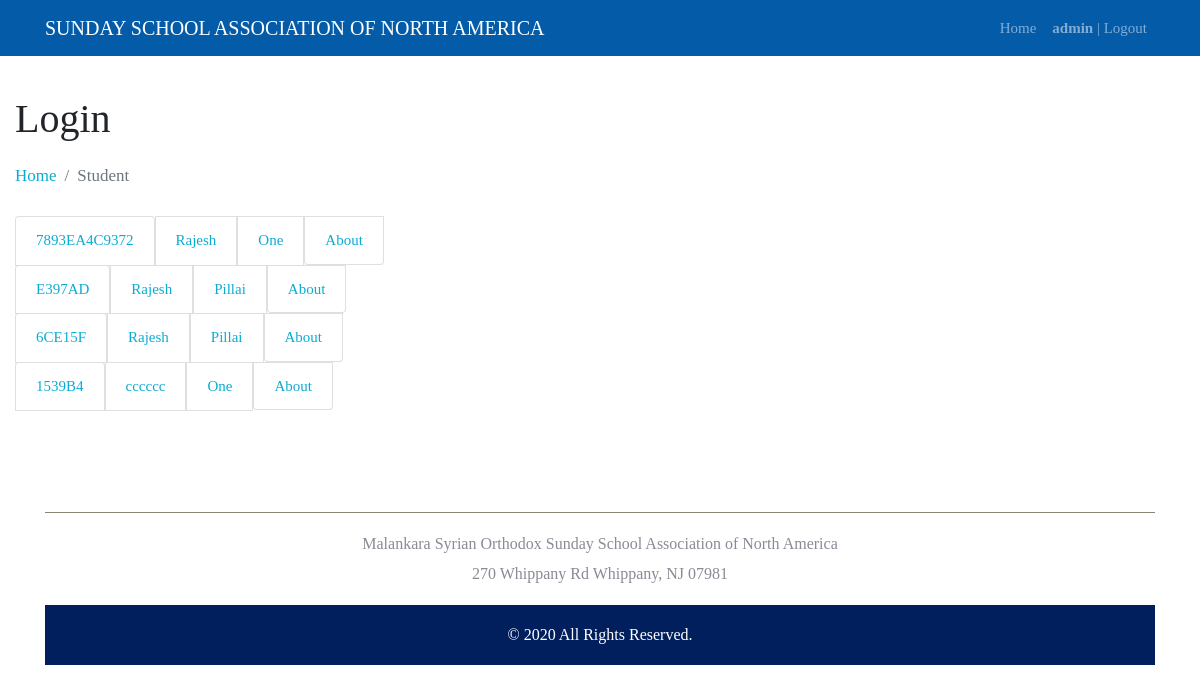
/student (signed in), run on the app's committed database.
### exam/models.py (models this page shows, shortened)
class User(AbstractUser):
    is_student = models.BooleanField(default=False)
    email = models.EmailField(unique=True)

class Student(models.Model):
    user = models.OneToOneField(User, on_delete=models.CASCADE,)
    school = models.ForeignKey(School, on_delete=models.CASCADE, related_name='school')
    gender = models.CharField(max_length=10, default='')
    age = models.IntegerField( default=0)
    address = models.CharField(max_length=255, default='')
    address2 = models.CharField(max_length=255, default='')
    city = models.CharField(max_length=255, default='')
    state = models.CharField(max_length=255, default='')
    zipcode = models.IntegerField( default=0)
    phoneno = models.CharField( default='', max_length=15,)
    score = models.IntegerField(default=0)
    accademicYear = models.IntegerField( default=0)
    is_approved = models.BooleanField(default=False)
    status = models.IntegerField( default=0)

### exam/views/student.py (the view)
# urls.py: path('student', StudentHome.as_view(), name='student'),
@method_decorator([login_required], name='dispatch')
class StudentHome(ListView):
    context_object_name = 'students'
    model = Student
    template_name = 'students/home.html'
    def get_context_data(self, **kwargs):
        context = super().get_context_data(**kwargs)
        context['test'] = 'Test Context passing'
        return context

### templates/students/home.html (shortened to what this page needs)
{% extends 'baseexam.html' %}
{% block content %}
<div style="min-height: 55vh;">
<br>
<div class="row">
  <h1 class="header-title mt-3">Login</h1>
  {% include 'includes/breadcrumb.html' %}
  <div class="col-12">
    {% for student in students %}
      <ul class="d-flex flex-wrap">
        <li class="list-group-item"><a href="#home">{{student.user.username}}</a></li>
        <li class="list-group-item"><a href="#news">{{student.user.first_name}}</a></li>
        <li class="list-group-item" ><a href="#contact">{{student.user.last_name}}</a></li>
        <li class="list-group-item"><a href="#about">About</a></li>
      </ul>
    {% empty %}
      <div class="col-sm-6"><p class="text-warning">No student matched your search.</p></div>
    {% endfor %}
    </div>
</div>
{% endblock %}

### templates/includes/navexam.html (shortened to what this page needs)
{% with url_name=request.resolver_match.url_name %}
<nav class="navbar navbar-expand-lg navbar-dark bg-brown static-top" style="background-color: #045ba8 !important;">
    <div class="container">
        <a class="navbar-brand" href="{% url 'home' %}">SUNDAY SCHOOL ASSOCIATION OF NORTH AMERICA </a>
        <div class="collapse navbar-collapse" id="navbarResponsive">
            <ul class="navbar-nav ml-auto">
               {% if user.is_staff %}
                <li class="nav-item {% if url_name == 'teacher' %} active {% endif %}">
                    <a class="nav-link" href="{% url 'teacher' %}">Home
                    </a>
                </li>
                {% endif %}
                {% if user.is_authenticated %}
                <li class="nav-item">
                     <a class="nav-link {% if url_name == 'studentlogout' %} active {% endif %}"
                        href="{% url 'studentlogout' %}"> <strong>{{ user.username }}</strong> | Logout</a>
                </li>
                {% endif %}
            </ul>
        </div>
    </div>
</nav>
{% endwith %}

### static/css/app-sample.css (style rules this page uses)
body { font-family:HelveticaNowText-Regular; position:relative; font-weight:400; font-size:15px }
ul { padding:0; margin:0 }
li { list-style:none }
a { color:#0bacd3 }
.col-1, .col-2, .col-3, .col-4, .col-5, .col-6, .col-7, .col-8, .col-9, .col-10, .col-11, .col-12, .col, .col-auto, .col-sm-1, .col-sm-2, .col-sm-3, .col-sm-4, .col-sm-5, .col-sm-6, .col-sm-7, .col-sm-8, .col-sm-9, .col-sm-10, .col-sm-11, .col-sm-12, .col-sm, .col-sm-auto, .col-md-1, .col-md-2, .col-md-3, .col-md-4, .col-md-5, .col-md-6, .col-md-7, .col-md-8, .col-md-9, .col-md-10, .col-md-11, .col-md-12, .col-md, .col-md-auto, .col-lg-1, .col-lg-2, .col-lg-3, .col-lg-4, .col-lg-5, .col-lg-6, .col-lg-7, .col-lg-8, .col-lg-9, .col-lg-10, .col-lg-11, .col-lg-12, .col-lg, .col-lg-auto, .col-xl-1, .col-xl-2, .col-xl-3, .col-xl-4, .col-xl-5, .col-xl-6, .col-xl-7, .col-xl-8, .col-xl-9, .col-xl-10, .col-xl-11, .col-xl-12, .col-xl, .col-xl-auto { padding-left: 0px; padding-right: 0px; }
.bg-brown { background-color: #7f5604 !important }

### data on the page
User: username "admin"
Student: user.username "7893EA4C9372", user.first_name "Rajesh", user.last_name "One"
Student: user.username "E397AD", user.first_name "Rajesh", user.last_name "Pillai"
Student: user.username "6CE15F", user.first_name "Rajesh", user.last_name "Pillai"
Student: user.username "1539B4", user.first_name "cccccc", user.last_name "One"

### other printed values
{{ url_name|title }} "Student"
